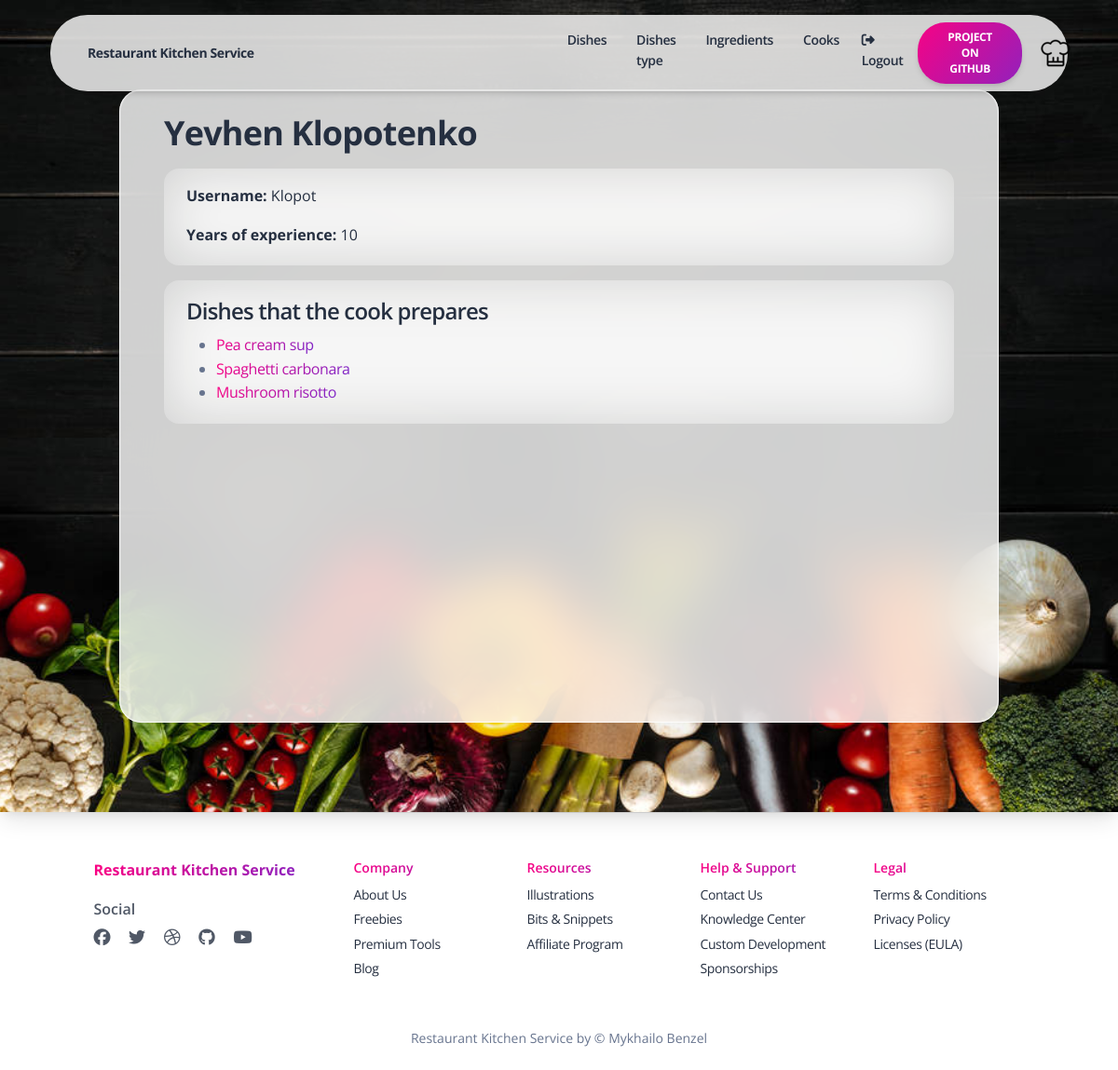
The page /cook/6 (signed in) on the database its author committed.
### kitchen/models.py (models this page shows, shortened)
class Cook(AbstractUser):
    years_of_experience = models.IntegerField(default=0)
    class Meta:
        ordering = ["username"]

class Dish(models.Model):
    name = models.CharField(max_length=60)
    description = models.TextField(max_length=500)
    price = models.DecimalField(max_digits=7, decimal_places=2)
    dish_type = models.ForeignKey(
        DishType,
        on_delete=models.CASCADE,
        related_name="dishes"
    )
    cooks = models.ManyToManyField(settings.AUTH_USER_MODEL, related_name="dishes")
    ingredients = models.ManyToManyField(Ingredient, related_name="dishes")

### kitchen/views.py (the view)
# urls.py: path("cook/<int:pk>", CookDetailView.as_view(), name="cook-detail"),
class CookDetailView(LoginRequiredMixin, generic.DetailView):
    model = Cook

### templates/kitchen/cook_detail.html (shortened to what this page needs)
{% extends "base.html" %}
{% block content %}
  <div class="page-header section-height-100 py-7 px-8 shadow-lg" style="background-image: url('/static/assets/img/curved-images/stock-photo-fresh-vegetables-lying-in-row.jpg')">
    <div class="pt-4 px-5 border-radius-2xl section-height-85 col-lg-12 blur shadow-blur">
      <h2>
        {{ cook.first_name }} {{ cook.last_name }}
      </h2>
      <div class="border-radius-xl blur-section px-4 pt-3 pb-1 my-3">
        <p class="text-dark"><strong>Username:</strong> {{ cook.username }}</p>
        <p class="text-dark"><strong>Years of experience:</strong> {{ cook.years_of_experience }}</p>
      </div>
      <div class="border-radius-xl blur-section px-4 pt-3 pb-1">
        <h4>Dishes that the cook prepares</h4>
        <ul>
          {% for dish in cook.dishes.all %}
            <li><a class="text-gradient text-primary" href="{% url 'kitchen:dish-detail' pk=dish.id%}">{{ dish.name }}</a></li>
          {% empty %}
            <li>There are no dishes here.</li>
          {% endfor %}
        </ul>
      </div>
    </div>
  </div>
{% endblock %}

### rows shown on the page
Cook: first_name "Yevhen", last_name "Klopotenko", username "Klopot", years_of_experience "10"
Dish: name "Pea cream sup"
Dish: name "Spaghetti carbonara"
Dish: name "Mushroom risotto"
